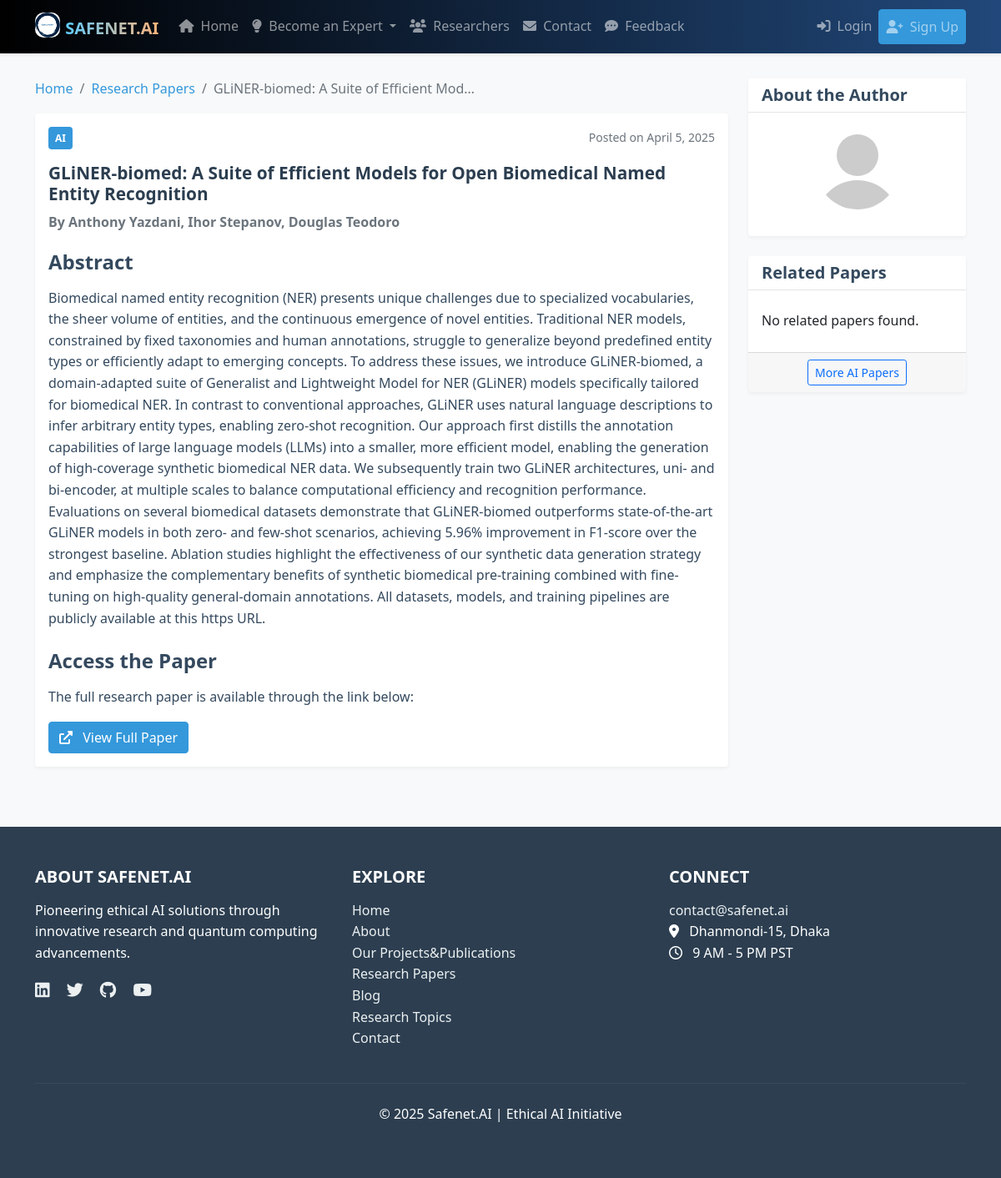
Page /research/hate-speech-detection/ on the committed database.
### research_papers/models.py (models this page shows, shortened)
class ResearchPaper(models.Model):
    title = models.CharField(max_length=200)
    author = models.ForeignKey(User, on_delete=models.CASCADE)
    co_authors = models.CharField(max_length=255, blank=True)
    abstract = models.TextField()
    paper_link = models.URLField()
    category = models.CharField(max_length=20, choices=CATEGORY_CHOICES)
    status = models.CharField(max_length=20, choices=STATUS_CHOICES, default='pending')
    slug = models.SlugField(max_length=250, unique=True, blank=True)
    created_at = models.DateTimeField(auto_now_add=True)
    updated_at = models.DateTimeField(auto_now=True)
    class Meta:
        ordering = ['-created_at']

### accounts/models.py (models this page shows, shortened)
class Profile(models.Model):
    user = models.OneToOneField(User, on_delete=models.CASCADE)
    institution_name = models.CharField(max_length=200, blank=True)
    profile_picture = models.FileField(upload_to='profile_pics', default='profile_pics/default.svg')
    phone_number = models.CharField(max_length=20, blank=True)
    is_superuser = models.BooleanField(default=False)
    date_joined = models.DateTimeField(auto_now_add=True)

### research_papers/views.py (the view)
# urls.py: path('<slug:slug>/', views.research_paper_detail, name='research_paper_detail'),
def research_paper_detail(request, slug):
    paper = get_object_or_404(ResearchPaper, slug=slug, status='approved')
    return render(request, 'research_papers/paper_detail.html', {'paper': paper})

### templates/research_papers/paper_detail.html (shortened to what this page needs)
{% extends 'base.html' %}
{% block content %}
<div class="row">
    <div class="col-md-9">
        <nav aria-label="breadcrumb">
            <ol class="breadcrumb">
                <li class="breadcrumb-item"><a href="{% url 'home' %}">Home</a></li>
                <li class="breadcrumb-item"><a href="{% url 'research_paper_list' %}">Research Papers</a></li>
                <li class="breadcrumb-item active" aria-current="page">{{ paper.title|truncatechars:40 }}</li>
            </ol>
        </nav>
        <div class="card mb-4">
            <div class="card-body">
                <div class="d-flex justify-content-between mb-3">
                    <div>
                        <span class="category-tag {{ paper.category }}">{{ paper.category }}</span>
                    </div>
                    <div>
                        <small class="text-muted">Posted on {{ paper.created_at|date:"F j, Y" }}</small>
                    </div>
                </div>
                <h1 class="card-title mb-3">{{ paper.title }}</h1>
                <h6 class="card-subtitle mb-4 text-muted">
                    By {{ paper.author.get_full_name }}
                    {% if paper.co_authors %}
                         {{ paper.co_authors }}
                    {% endif %}
                </h6>
                <h4 class="mt-4 mb-3">Abstract</h4>
                <div class="card-text mb-4">
                    {{ paper.abstract|linebreaks }}
                </div>
                <h4 class="mt-4 mb-3">Access the Paper</h4>
                <p>The full research paper is available through the link below:</p>
                <a href="{{ paper.paper_link }}" class="btn btn-primary" target="_blank">
                    <i class="fas fa-external-link-alt me-2"></i> View Full Paper
                </a>
            </div>
        </div>
    </div>
    <div class="col-md-3">
        <div class="card mb-4">
            <div class="card-header">
                <h5 class="mb-0">About the Author</h5>
            </div>
            <div class="card-body">
                <div class="text-center mb-3">
                    <img src="{{ paper.author.profile.profile_picture.url }}" alt="{{ paper.author.username }}" class="rounded-circle" style="width: 100px; height: 100px; object-fit: cover;">
                </div>
            </div>
        </div>
        <div class="card">
            <div class="card-header">
                <h5 class="mb-0">Related Papers</h5>
            </div>
            <div class="card-body">
                <ul class="list-group list-group-flush">
                    {% for related_paper in related_papers|default:'' %}
                        <li class="list-group-item px-0">
                            <span class="category-tag {{ related_paper.category }}">{{ related_paper.category }}</span>
                            <a href="{% url 'research_paper_detail' related_paper.slug %}">{{ related_paper.title }}</a>
                        </li>
                    {% empty %}
                        <li class="list-group-item px-0">No related papers found.</li>
                    {% endfor %}
                </ul>
            </div>
            <div class="card-footer text-center">
                <a href="{% url 'research_paper_list' %}?category={{ paper.category }}" class="btn btn-sm btn-outline-primary">
                    More {{ paper.category }} Papers
                </a>
            </div>
        </div>
    </div>
</div>
{% endblock %}

### static/css/style.css (style rules this page uses)
:root { --primary-color: #3498db; --primary-dark: #2980b9; --secondary-color: #2c3e50; --light-color: #ecf0f1; --dark-color: #34495e; --danger-color: #e74c3c; --success-color: #2ecc71; --warning-color: #f39c12; --info-color: #3498db; --ai-color: #3498db; --quantum-color: #e74c3c; --hybrid-color: #9b59b6; }
body { font-family: 'Segoe UI', Tahoma, Geneva, Verdana, sans-serif; line-height: 1.6; color: var(--dark-color); background-color: #f8f9fa; padding-top: 70px; }
h1, h2, h3, h4, h5, h6 { margin-bottom: 1rem; font-weight: 600; }
a { color: var(--primary-color); text-decoration: none; transition: all 0.3s ease; }
.btn-primary { background-color: var(--primary-color); border-color: var(--primary-color); }
.category-tag { display: inline-block; padding: 0.25rem 0.5rem; border-radius: 4px; font-size: 0.75rem; font-weight: 600; color: white; margin-right: 0.5rem; }
.category-tag.AI { background-color: var(--ai-color); }
.card { margin-bottom: 1.5rem; box-shadow: 0 2px 4px rgba(0, 0, 0, 0.05); transition: all 0.3s ease; border: none; }
.card-header { background-color: white; border-bottom: 1px solid rgba(0, 0, 0, 0.1); font-weight: 600; }

### static/css/robot-animation.css (style rules this page uses)
.card-title { font-size: 1.3rem; font-weight: 600; margin-bottom: 15px; color: #2c3e50; }

### rows in the picture
ResearchPaper: title "GLiNER-biomed: A Suite of Efficient Mod…", category "AI", created_at "April 5, 2025", title "GLiNER-biomed: A Suite of Efficient Models for Open Biomedical Named Entity Recognition", co_authors "Anthony Yazdani, Ihor Stepanov, Douglas Teodoro", abstract "Biomedical named entity recognition (NER) presents unique challenges due to specialized vocabularies, the sheer volume of entities, and the continuous emergence of novel entities. Traditional NER models, constrained by fixed taxonomies and human annotations, struggle to generalize beyond predefined entity types or efficiently adapt to emerging concepts. To address these issues, we introduce GLiNER-biomed, a domain-adapted suite of Generalist and Lightweight Model for NER (GLiNER) models specifically tailored for biomedical NER. In contrast to conventional approaches, GLiNER uses natural language descriptions to infer arbitrary entity types, enabling zero-shot recognition. Our approach first…", author.profile.profile_picture (placeholder picture)
